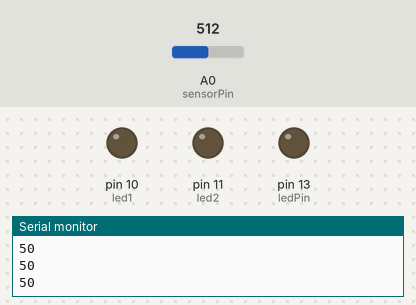
This sketch was run on a simulated Arduino Uno, built with avr-gcc and run on an emulated ATmega328P. Parts: output pins drawn as LEDs (lit = HIGH), the last lines printed to the serial monitor. The test bench sets the inputs (shaded band); at power-on: A0 (sensorPin) = 512.

Above: at 1.2 s.
1.3 s: A0 (sensorPin) set to 322
2.8 s: A0 (sensorPin) set to 297
At 4.0 s:
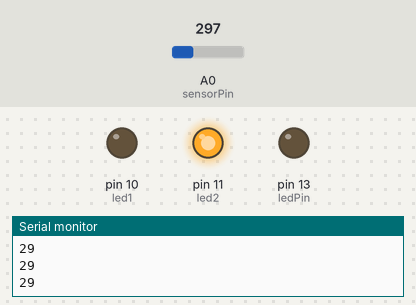
Timing chart, 0 to 5.8 s (numbered marks = the images above; inputs shaded):
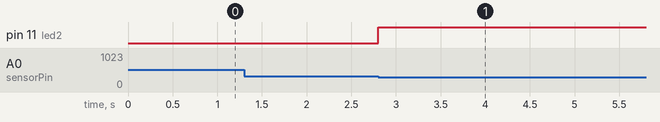

Measured:
- the behaviour switches between 307 and 306 on A0 (sensorPin) (found by bisection; images 0 and 1)
- after the input at 2.8 s, pin 11 (led2): LOW → HIGH at once

The sketch:

accelerometar.ino
```cpp
int led1 = 10;
int led2 = 11;
int sensorPin = A0;
int ledPin = 13;
int sensorValue = 0;

void setup() {

  pinMode(ledPin, OUTPUT);
  Serial.begin(9600);
    pinMode(led1, OUTPUT);
   pinMode(led2, OUTPUT);
}

void loop() {

  sensorValue = analogRead(sensorPin);
  sensorValue  = map(sensorValue, 0, 1023, 0, 100);
  Serial.println(sensorValue);
  if(sensorValue>35) digitalWrite(led1, HIGH);
  if(sensorValue<30) digitalWrite(led2, HIGH);
  else
  {
   digitalWrite(led1, LOW);
   digitalWrite(led2, LOW);
  }

  delay(10);
}
```
